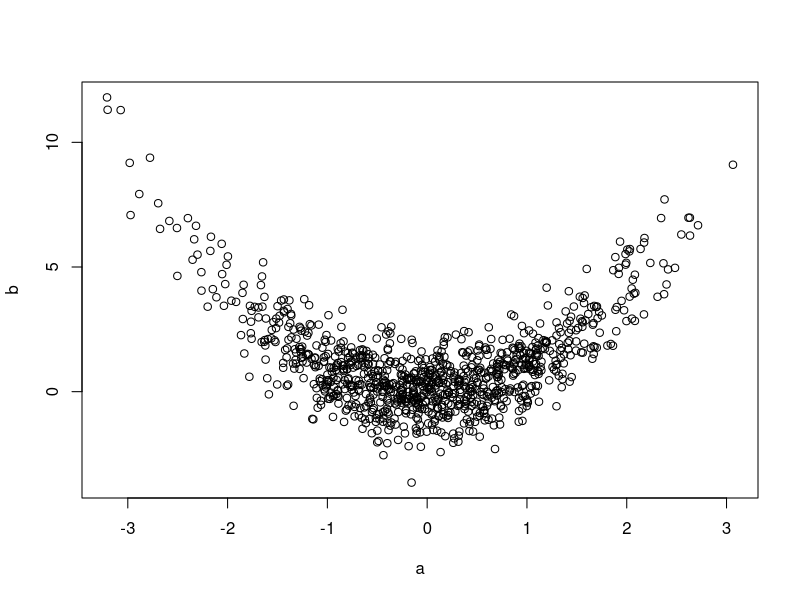
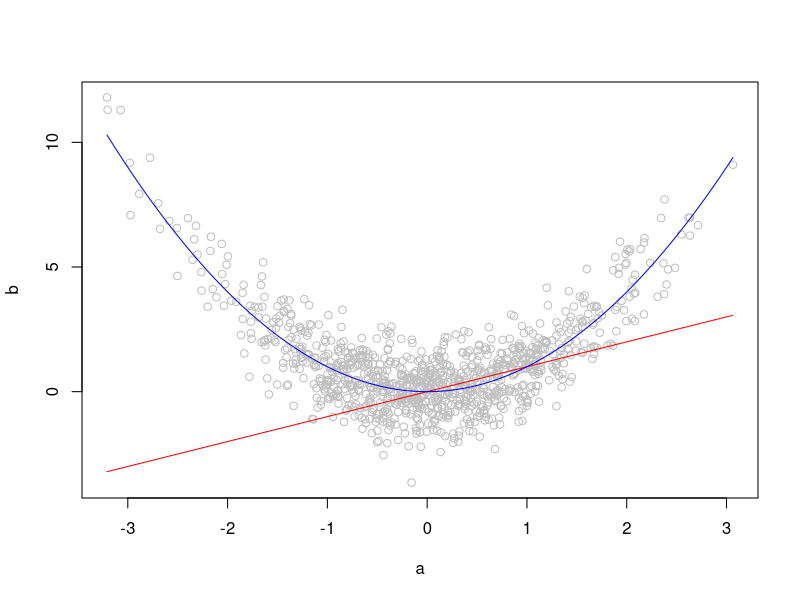
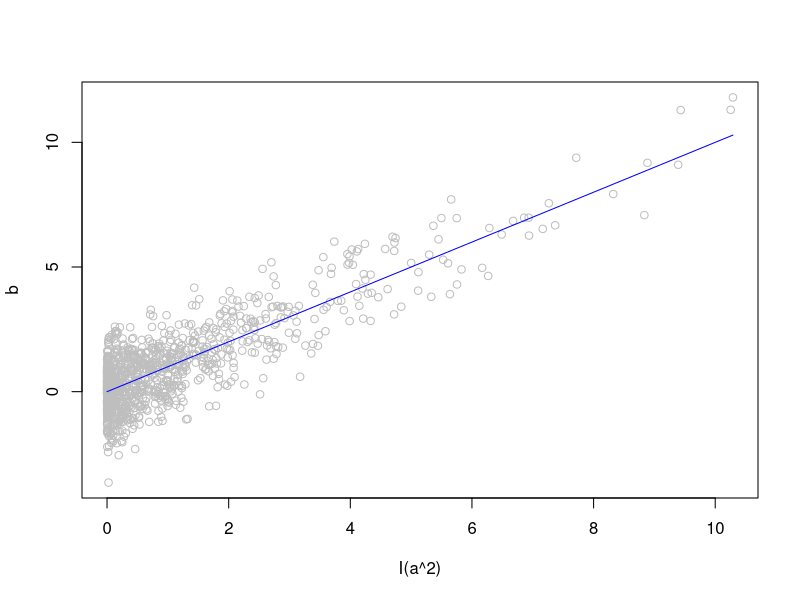
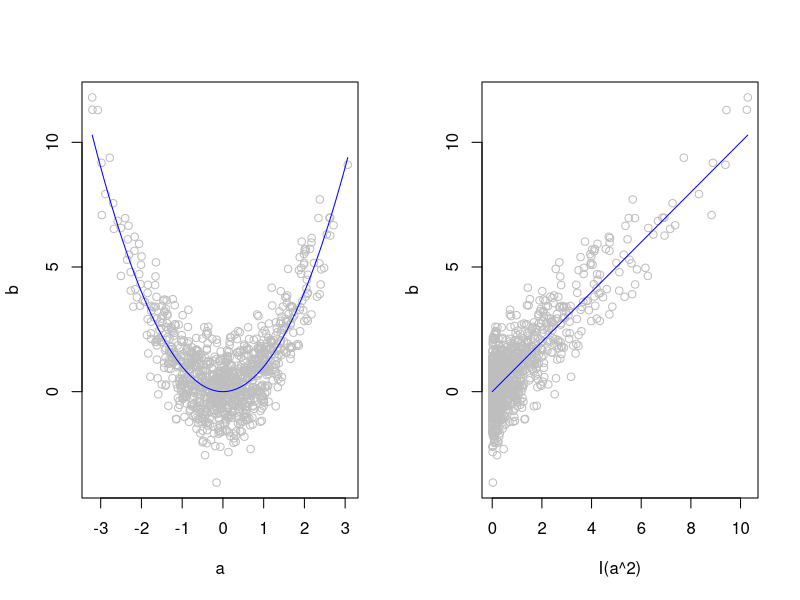

Reproduce these figures in R, in order.
#' # Correlation and partial correlation #
#'
#' ## Correlation ##
#' The correlation coefficients speaks to degree to which two variables can be summarized by a straight line.
set.seed(1)
n <- 1000
x1 <- rnorm(n,-1,10)
x2 <- rnorm(n,3,2)
y <- 5*x1 + x2 + rnorm(n,1,2)

#' To obtain the correlation of two variables we simply list them consecutively:
cor(x1,x2)
#' If we want to test the significance of the correlation, we need to use the `cor.test` function:
cor.test(x1,x2)
#' To obtain a correlation matrix, we have to supply an input matrix:
cor(cbind(x1,x2,y))



#' ## Correlations of non-linear relationships ##
#'
a <- rnorm(n)
b <- a^2 + rnorm(n)
#' If we plot the relationship of `b` on `a`, we see a strong (non-linear) relationship:
plot(b~a)
#' Yet the correlation between the two variables is low:
cor(a,b)
cor.test(a,b)
#' If we can identify the functional form of the relationship, however, we can figure out what the relationship really is:
plot(b~a, col='gray')
#' Clearly a linear relationship is inappropriate:
curve((x), col='red', add=TRUE)
#' But what about `y ~ x^2` (of course, we know this is correct:
curve((x^2), col='blue', add=TRUE)
#' The correlation between `b` and `a`^2 is thus much higher:
cor(a^2,b)
#' We can see this visually by plotting `b` against the transformed `a` variable:
plot(b ~ I(a^2), col='gray')
#' If we now overlay a linear relationship, we see how well the tranformed data are represented by a line:
curve((x), col='blue', add=TRUE)
#' Now let's see this side-by-side to see how the transform works:
layout(matrix(1:2,nrow=1))
plot(b~a, col='gray')
curve((x^2), col='blue', add=TRUE)
plot(b ~ I(a^2), col='gray')
curve((x), col='blue', add=TRUE)



#' ## Partial correlations ##
#'
#' An approach that is sometimes used to examine the effects of variables involves "partial correlations."
#' A partial correlation measures the strength of the linear relationship between two variables, controlling for the influence of one or more covariates.
#' For example, the correlation of  `y` and `z` is:
z <- x1 + rnorm(n,0,2)
cor(y,z)
#' This correlation might be inflated or deflated to do the common antecedent variable `x1` in both `y` and `z`.
#' Thus we may want to remove the variation due to `x1` from both `y` and `z` via linear regression:
part1 <- lm(y~x1)
part2 <- lm(z~x1)
#' The correlation of the residuals of those two models is thus the partial correlation:
cor(part1$residual,part2$residual)
#' As we can see, the correlation between these variables is actually much lower once we account for the variation attributable to `x1`.
